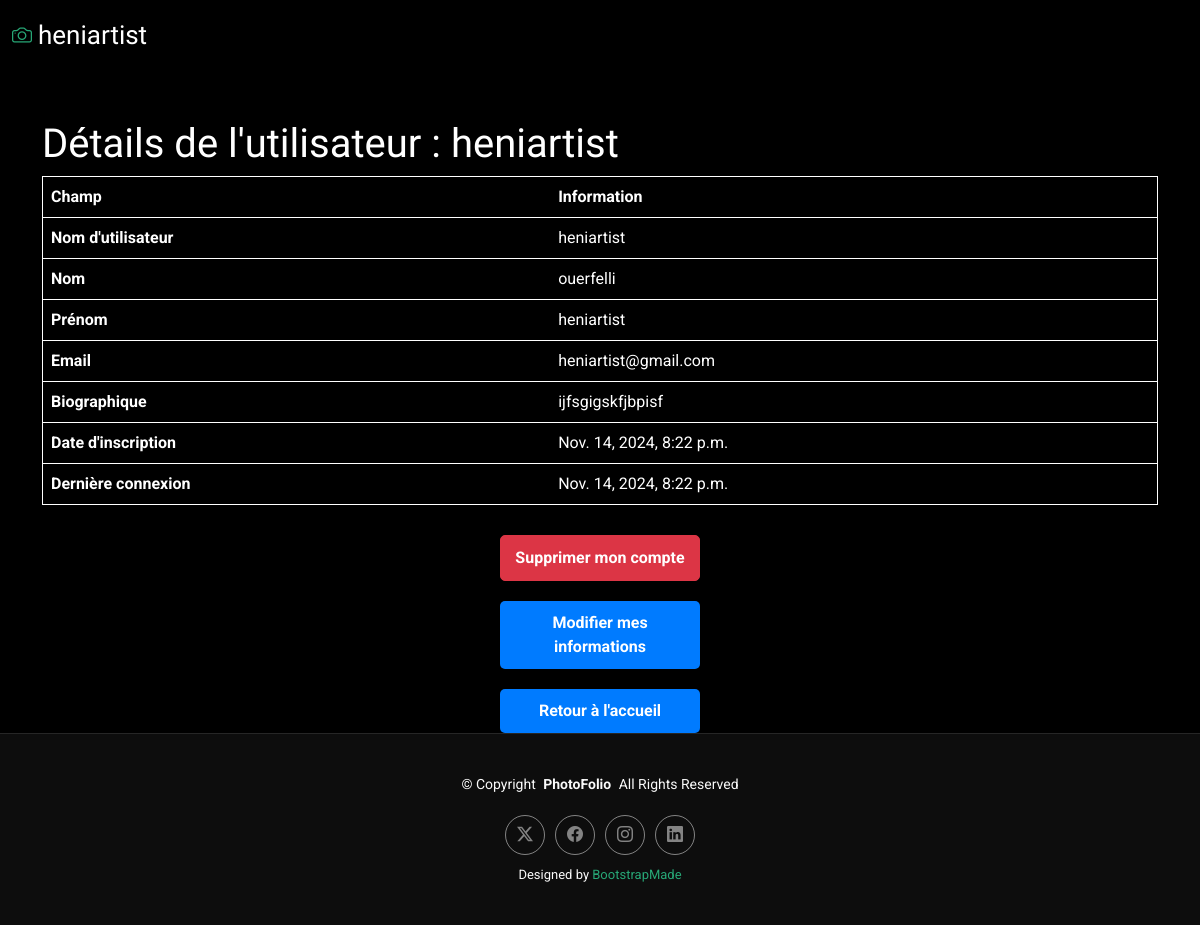
Before: /details/10/ (signed in) with the older database file.
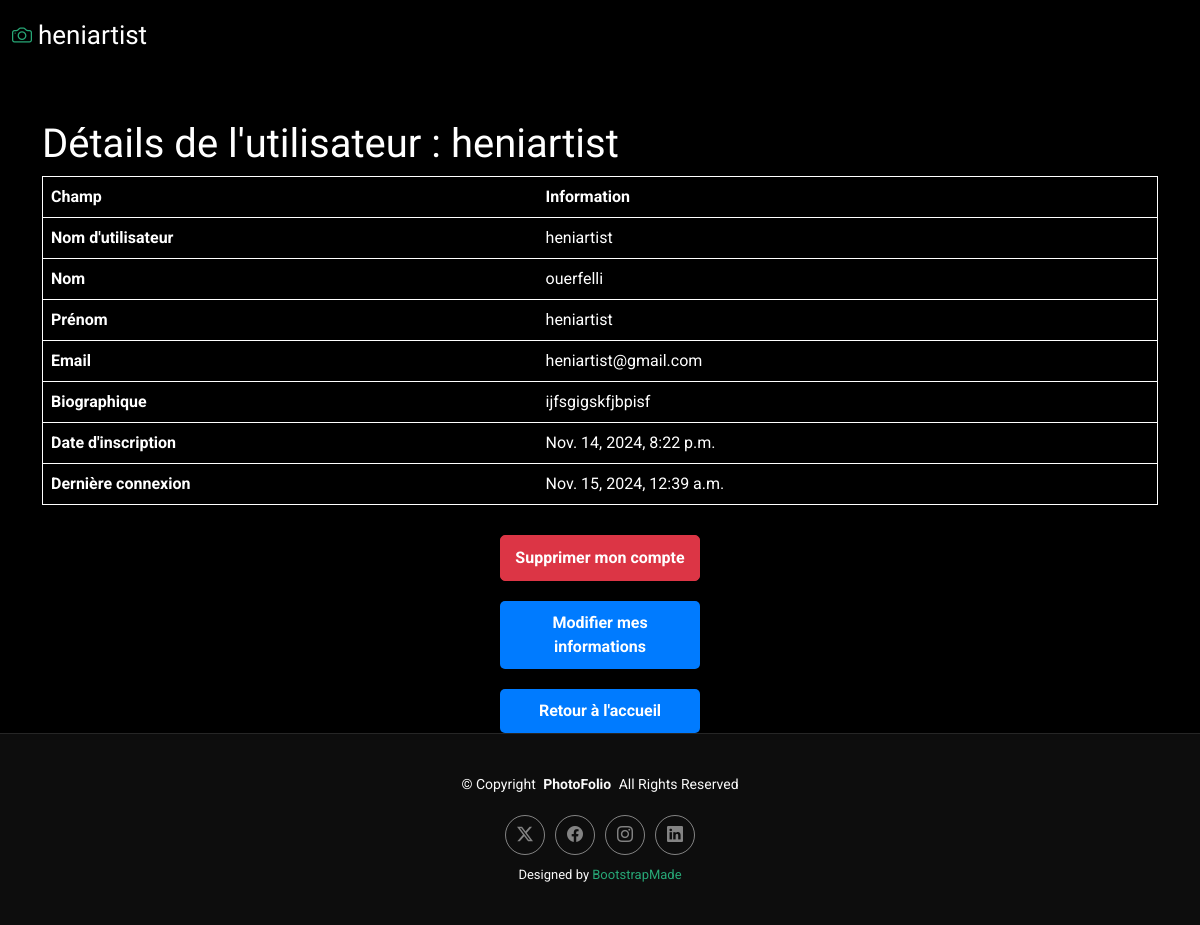
After: the same page with the newer database file.
### users/models.py (models this page shows, shortened)
class User(AbstractUser):
    biography = models.TextField(blank=True, null=True,help_text="Une brève biographie ou description")
    first_name = models.CharField(max_length=30, validators=[only_Letters])
    last_name = models.CharField(max_length=30, validators=[only_Letters])
    email = models.EmailField(unique=True,validators=[Email_Valide])
    username = models.CharField(max_length=50, unique=True)
    USERNAME_FIELD="username"
    is_artist = models.BooleanField(default=False, help_text="Indique si l'utilisateur est un artiste")
    class Meta:
        verbose_name = "User"

### users/views.py (the view)
# urls.py: path('details/<int:pk>/', UserDetails.as_view(), name='user_details'),
class UserDetails(LoginRequiredMixin, DetailView):
    model = User
    template_name = "details.html"
    context_object_name = "user_details"

### users/templates/details.html (shortened to what this page needs)
{% load static %}
<!DOCTYPE html>
<html lang="en">
<head>
  <link href="{% static 'assets/vendor/bootstrap/css/bootstrap.min.css'%}" rel="stylesheet">
  <link href="{% static 'assets/vendor/bootstrap-icons/bootstrap-icons.css' %}" rel="stylesheet">
  <link href="{% static 'assets/vendor/aos/aos.css' %}" rel="stylesheet">
  <link href="{% static 'assets/vendor/glightbox/css/glightbox.min.css' %}" rel="stylesheet">
  <link href="{% static 'assets/vendor/swiper/swiper-bundle.min.css' %}" rel="stylesheet">
  <link href="{% static 'assets/css/main.css'%}" rel="stylesheet">
</head>
<body class="index-page">
  <header id="header" class="header d-flex align-items-center sticky-top">
    <div class="container-fluid position-relative d-flex align-items-center justify-content-between">
        <a href="{% url 'home' %}" class="logo d-flex align-items-center me-auto me-xl-0">
            <i class="bi bi-camera"></i>
              <h1 class="sitename">{{ user_details.username }}</h1>
          </a>
    </div>
  </header>
  <div class="container mt-5">
    <h1>Détails de l'utilisateur : {{ user_details.username }}</h1>
    <table class="table table-striped" style="border: 1px solid white; background-color: black !important; color: white;">
        <thead>
            <tr >
                <th scope="col">Champ</th>
                <th scope="col">Information</th>
            </tr>
        </thead>
        <tbody>
            <tr >
                <td><strong>Nom d'utilisateur</strong></td>
                <td>{{ user_details.username }}</td>
            </tr>
            <tr >
              <td><strong>Nom</strong></td>
              <td>{{ user_details.last_name }}</td>
          </tr>
          <tr >
            <td><strong>Prénom</strong></td>
            <td>{{ user_details.first_name }}</td>
        </tr>
            <tr >
                <td><strong>Email</strong></td>
                <td>{{ user_details.email }}</td>
            </tr>
            <tr >
              <td><strong>Biographique</strong></td>
              <td>{{ user_details.biography}}</td>
          </tr>
            <tr >
                <td><strong>Date d'inscription</strong></td>
                <td>{{ user_details.date_joined }}</td>
            </tr>
            <tr >
                <td><strong>Dernière connexion</strong></td>
                <td>{{ user_details.last_login }}</td>
            </tr>
        </tbody>
    </table>
    <div class="btn-container">
      <a href="{% url 'delete_user' pk=user.pk %}" class="btn btn-danger">Supprimer mon compte</a>
      <a href="{% url 'user_update' user.pk %}" class="btn-get-started">Modifier mes informations</a>
      <a href="{% url 'home' %}" class="btn-get-started">Retour à l'accueil</a>
  </div>
</div>
  <footer id="footer" class="footer">
    <div class="container">
      <div class="copyright text-center ">
        <p>© <span>Copyright</span> <strong class="px-1 sitename">PhotoFolio</strong> <span>All Rights Reserved</span></p>
      </div>
      <div class="social-links d-flex justify-content-center">
        <a href=""><i class="bi bi-twitter-x"></i></a>
        <a href=""><i class="bi bi-facebook"></i></a>
        <a href=""><i class="bi bi-instagram"></i></a>
        <a href=""><i class="bi bi-linkedin"></i></a>
      </div>
      <div class="credits">
        Designed by <a href="https://bootstrapmade.com/">BootstrapMade</a>
      </div>
    </div>
  </footer>
</body>
</html>

Changed rows visible on the page:
changed User "heniartist": last_login "Nov. 14, 2024, 8:22 p.m." → "Nov. 15, 2024, 12:39 a.m."
